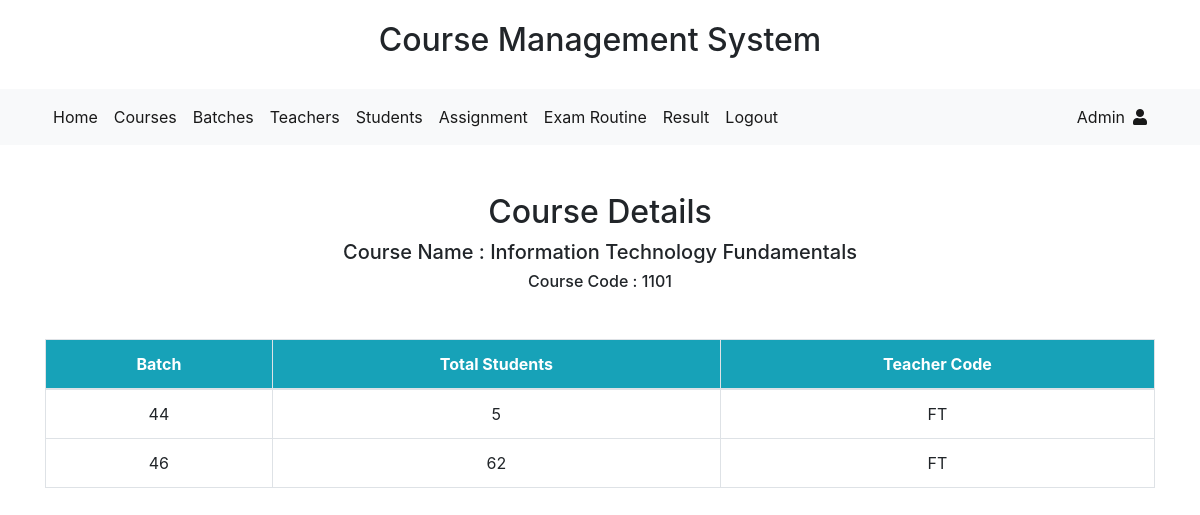
The page /course_details.php?course_id=1101 (signed in) on the database its author committed.
### tables this page shows
CREATE TABLE `users` (
  `user_id` int(11) NOT NULL,
  `name` varchar(80) NOT NULL,
  `batch` int(2) NOT NULL,
  `role` varchar(30) NOT NULL,
  `email` varchar(255) NOT NULL,
  `roll` int(4) NOT NULL,
  `teacher_code` varchar(10) NOT NULL,
  `password` varchar(255) NOT NULL
);

CREATE TABLE `courses` (
  `course_id` int(4) NOT NULL,
  `course_name` varchar(255) NOT NULL
);

CREATE TABLE `course_by_teacher_batch` (
  `id` int(11) NOT NULL,
  `course_id` int(4) NOT NULL,
  `teacher_code` varchar(10) NOT NULL,
  `batch` int(2) NOT NULL
);

### core/init.php (called while the page is built, shortened)
<?php
include_once 'database/connection.php';
include_once 'classes/user.php';
global $pdo;
$getFromU = new User($pdo);
?>

### core/classes/user.php (called while the page is built, shortened)
<?php
	class User
	{
    protected $pdo;
    public function __construct($pdo)
    {
      $this->pdo = $pdo;
    }
    public function checkInput($var)
    {
    	$var = htmlspecialchars($var);
    	$var = trim($var);
    	$var = stripcslashes($var);
    	return $var;
    }
    public function admin_only()
    {
        return ($_SESSION['role'] === "admin" ) ? true : false;
    }
    public function admin_and_teacher_only()
    {
        return ($_SESSION['role'] === "admin" || $_SESSION['role'] === "teacher" ) ? true : false;
    }
      public function view_user_by_user_id($user_id)
      {
          $sql = "SELECT * FROM users WHERE user_id = :user_id";
          $stmt = $this->pdo->prepare($sql);
          $stmt->bindValue(":user_id", $user_id);
          $stmt->execute();
          return $stmt->fetch();
      }
		public function viewCourseById($course_id)
		{
			$sql = "SELECT * FROM courses WHERE course_id = :course_id";
			$stmt = $this->pdo->prepare($sql);
			$stmt->bindValue(":course_id", $course_id);
			$stmt->execute();
			return $stmt->fetch();
		}
        public function view_batch_teacher_code_by_course_id($course_id)
        {
            $sql = "SELECT batch, teacher_code FROM course_by_teacher_batch WHERE course_id = :course_id";
            $stmt = $this->pdo->prepare($sql);
            $stmt->bindValue(":course_id", $course_id);
            $stmt->execute();
            return $stmt->fetchAll();
        }
        public function count_total_student_by_batch($batch)
        {
            $sql = "SELECT student_id FROM students WHERE batch = :batch";
            $stmt = $this->pdo->prepare($sql);
            $stmt->bindValue(":batch", $batch);
            $stmt->execute();
            $number = $stmt->fetchAll();
            return $count = count($number);
        }
}
?>

### course_details.php (the view, shortened to what this page needs)
<?php include_once 'includes/header.php'; ?>
<?php
	if (isset($_GET['course_id'])) {
		$course_id = $_GET['course_id'];
		if (!empty($course_id)) {
			$course_id = $getFromU->checkInput($course_id);
			$course = $getFromU->viewCourseById($course_id);
		}
	}
?>
<?php include_once 'includes/heading.php'; ?>
<?php include_once 'includes/navbar.php'; ?>
<section class="summary mt-5">
	<div class="container">
		<div class="row">
			<div class="col-12">
				<h2 class="text-center">Course Details</h2>
				<h5 class="text-center">Course Name : <?php echo $course->course_name; ?></h5>
				<h6 class="text-center mb-5">Course Code : <?php echo $course_id; ?></h6>
				<table class="table table-bordered table-hover">
				  <thead class="bg-info text-white">
				    <tr class="text-center">
				      <th scope="col">Batch</th>
				      <th scope="col">Total Students</th>
				      <th scope="col">Teacher Code</th>
				    </tr>
				  </thead>
				  <tbody>
				  	<?php
				  		$rows = $getFromU->view_batch_teacher_code_by_course_id($course_id);
							foreach ($rows as $row) {
								$batch 				= $row->batch;
								$teacher_code = $row->teacher_code;
								$total_student = $getFromU->count_total_student_by_batch($batch);
						?>
						<tr class="text-center">
							<td><?php echo $batch; ?></td>
							<td><?php echo $total_student; ?></td>
              <td><?php echo $teacher_code; ?></td>
						</tr>
					<?php } ?>
				  </tbody>
				</table>
			</div>
		</div>
	</div>
</section>
<?php include 'includes/footer.php'; ?>

### includes/navbar.php (shortened to what this page needs)
<nav class="navbar sticky-top navbar-expand-lg navbar-light bg-light">
  <div class="container">
    <div class="collapse navbar-collapse" id="navbarSupportedContent">
      <ul class="navbar-nav mr-auto">
        <li class="nav-item active">
          <a class="nav-link" href="home.php">Home <span class="sr-only">(current)</span></a>
        </li>
        <li class="nav-item active">
          <a class="nav-link" href="view_courses.php">Courses</a>
        </li>
        <li class="nav-item active">
          <a class="nav-link" href="batches.php">Batches</a>
        </li>
        <?php if ($getFromU->admin_and_teacher_only() === true): ?>
          <li class="nav-item active">
            <a class="nav-link" href="teachers.php">Teachers</a>
          </li>
        <?php endif ?>
        <?php if ($getFromU->admin_only() === true): ?>
          <li class="nav-item active">
          <a class="nav-link" href="students.php">Students</a>
        </li>
        <?php endif ?>
        <li class="nav-item active">
          <a class="nav-link" href="view-assignments.php">Assignment</a>
        </li>
        <li class="nav-item active">
          <a class="nav-link" href="routine.php">Exam Routine</a>
        </li>
        <li class="nav-item active">
          <a class="nav-link" href="result.php">Result</a>
        </li>
        <li class="nav-item active">
          <a class="nav-link" href="logout.php">Logout</a>
        </li>
      </ul>
      <?php
        $user_id = $_SESSION['user_id'];
        $user = $getFromU->view_user_by_user_id($user_id);
      ?>
      <ul class="navbar-nav ml-auto">
        <li class="nav-item active">
          <a class="nav-link"><?php echo $user->name; ?><i class="fas fa-user ml-2"></i></a>
        </li>
      </ul>
    </div>
  </div>
</nav>

### assets/css/main.css (style rules this page uses)
html { color: #222; font-size: 1em; line-height: 1.4; }

### rows shown on the page
users: name "Admin"
courses: course_name "Information Technology Fundamentals"
course_by_teacher_batch: batch "44", total_student "5", teacher_code "FT"
course_by_teacher_batch: batch "46", total_student "62", teacher_code "FT"

### other values the page prints
$course_id "1101"
